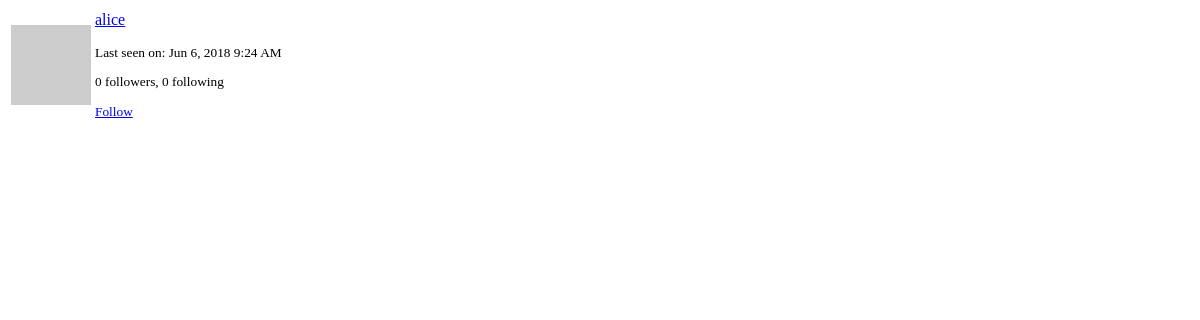
/user/alice/popup (signed in), run on an earlier commit of the app's database.
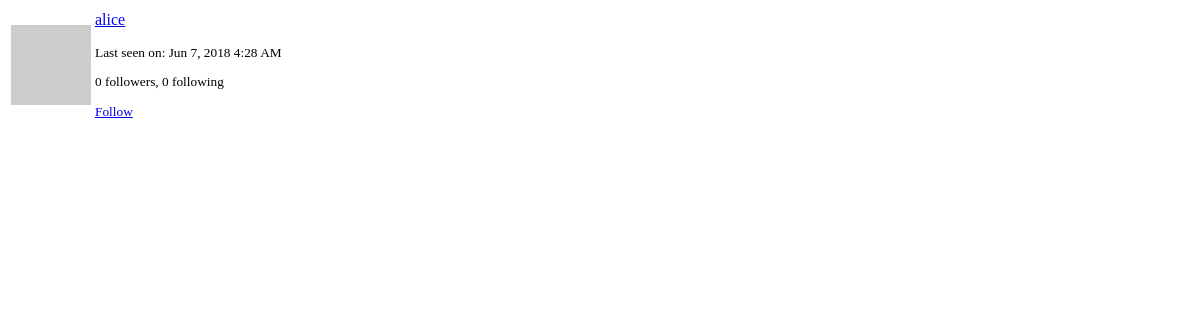
And on a later commit of the database.
### app/models.py (models this page shows, shortened)
class PaginatedAPIMixin(object):
    @staticmethod
    def to_collection_dict(query, page, per_page, endpoint, **kwargs):
        resources = query.paginate(page, per_page, False)
        data = {
            'items': [item.to_dict() for item in resources.items],
            '_meta': {
                'page': page,
                'per_page': per_page,
                'total_pages': resources.pages,
                'total_items': resources.total
            },
            '_links': {
                'self': url_for(endpoint, page=page, per_page=per_page,
                                **kwargs),
                'next': url_for(endpoint, page=page + 1, per_page=per_page,
                                **kwargs) if resources.has_next else None,
                'prev': url_for(endpoint, page=page - 1, per_page=per_page,
                                **kwargs) if resources.has_prev else None
            }
        }
        return data

class User(PaginatedAPIMixin, UserMixin, db.Model):
    id = db.Column(db.Integer, primary_key=True)
    username = db.Column(db.String(64), index=True, unique=True)
    email = db.Column(db.String(120), index=True, unique=True)
    password_hash = db.Column(db.String(128))
    posts = db.relationship('Post', backref='author', lazy='dynamic')
    about_me = db.Column(db.String(140))
    last_seen = db.Column(db.DateTime, default=datetime.utcnow)
    followed = db.relationship(
        'User', secondary=followers,
        primaryjoin=(followers.c.follower_id == id),
        secondaryjoin=(followers.c.followed_id == id),
        backref=db.backref('followers', lazy='dynamic'), lazy='dynamic')
    messages_sent = db.relationship('Message',
                                    foreign_keys='Message.sender_id',
                                    backref='author', lazy='dynamic')
    messages_received = db.relationship('Message',
                                        foreign_keys='Message.recipient_id',
                                        backref='recipient', lazy='dynamic')
    last_message_read_time = db.Column(db.DateTime)
    notifications = db.relationship('Notification', backref='user',
                                    lazy='dynamic')
    tasks = db.relationship('Task', backref='user', lazy='dynamic')
    token = db.Column(db.String(32), index=True, unique=True)
    token_expiration = db.Column(db.DateTime)
    def avatar(self, size):
        digest = md5(self.email.lower().encode('utf-8')).hexdigest()
        return 'https://www.gravatar.com/avatar/{}?d=identicon&s={}'.format(
            digest, size)
    def is_following(self, user):
        return self.followed.filter(
            followers.c.followed_id == user.id).count() > 0

### app/main/routes.py (the view)
@bp.route('/user/<username>/popup')
@login_required
def user_popup(username):
    user = User.query.filter_by(username=username).first_or_404()
    return render_template('user_popup.html', user=user)

### app/main/routes.py (called while the page is built)
@bp.before_app_request
def before_request():
    if current_user.is_authenticated:
        current_user.last_seen = datetime.utcnow()
        db.session.commit()
        g.search_form = SearchForm()
    g.locale = str(get_locale())

### app/models.py (called while the page is built)
@login.user_loader
def load_user(id):
    return User.query.get(int(id))

    @classmethod
    def before_commit(cls, session):
        session._changes = {
            'add': list(session.new),
            'update': list(session.dirty),
            'delete': list(session.deleted)
        }

    @classmethod
    def after_commit(cls, session):
        for obj in session._changes['add']:
            if isinstance(obj, SearchableMixin):
                add_to_index(obj.__tablename__, obj)
        for obj in session._changes['update']:
            if isinstance(obj, SearchableMixin):
                add_to_index(obj.__tablename__, obj)
        for obj in session._changes['delete']:
            if isinstance(obj, SearchableMixin):
                remove_from_index(obj.__tablename__, obj)
        session._changes = None

### app/templates/user_popup.html (shortened to what this page needs)
<table class="table">
    <tr>
        <td width="64" style="border: 0px;"><img src="{{ user.avatar(64) }}"></td>
        <td style="border: 0px;">
            <p>
                <a href="{{ url_for('main.user', username=user.username) }}">
                    {{ user.username }}
                </a>
            </p>
            <small>
                {% if user.last_seen %}
                <p>{{ _('Last seen on') }}:
                   {{ moment(user.last_seen).format('lll') }}</p>
                {% endif %}
                <p>{{ _('%(count)d followers', count=user.followers.count()) }},
                   {{ _('%(count)d following', count=user.followed.count()) }}</p>
                {% if user != current_user %}
                    {% if not current_user.is_following(user) %}
                    <a href="{{ url_for('main.follow', username=user.username) }}">
                        {{ _('Follow') }}
                    </a>
                    {% else %}
                    <a href="{{ url_for('main.unfollow', username=user.username) }}">
                        {{ _('Unfollow') }}
                    </a>
                    {% endif %}
                {% endif %}
            </small>
        </td>
    </tr>
</table>

What changed in the data, as far as the page shows it:
changed User "alice": last_seen "Jun 6, 2018 9:24 AM" → "Jun 7, 2018 4:28 AM"
